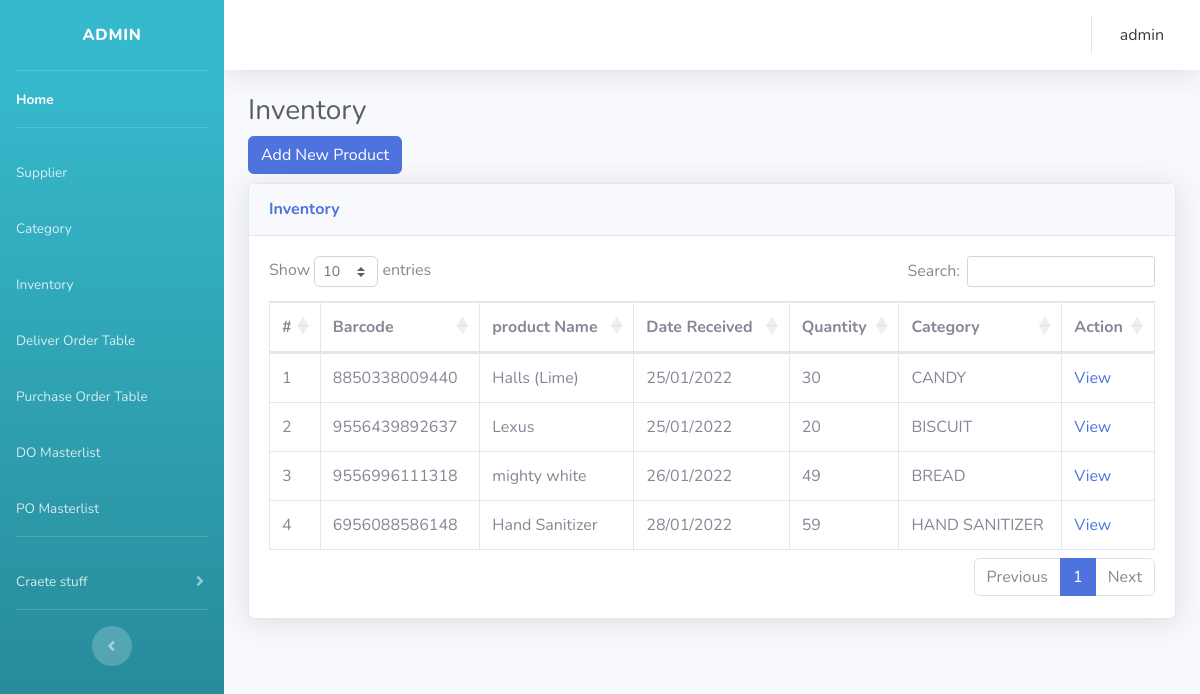
Screenshot of /tools/inventory.php (signed in) with the database file from the repository.
### tables this page shows
CREATE TABLE `inventory` (
  `ID` int(50) NOT NULL,
  `name` varchar(50) NOT NULL,
  `barcode` varchar(36) NOT NULL,
  `category` varchar(50) NOT NULL,
  `date` date NOT NULL,
  `quantity` varchar(50) NOT NULL,
  `supplier` varchar(50) NOT NULL,
  `rack` varchar(50) NOT NULL
);

### tools/inventory.php (the view, shortened to what this page needs)
<?php
  include 'bar.php';
 ?>
<!DOCTYPE html>
<html>
<link rel="stylesheet" href="https://cdn.datatables.net/1.10.20/css/dataTables.bootstrap4.min.css">
<head>
</head>
<body>
	 <div class="container-fluid">
          <h1 class="h3 mb-2 text-gray-800">Inventory</h1>
<div style="padding-bottom: 1%">
<button type="button" class="btn btn-primary" data-toggle="modal" data-target="#exampleModal">
  Add New Product
</button>
</div>
 <div class="card shadow mb-4">
            <div class="card-header py-3">
              <h6 class="m-0 font-weight-bold text-primary">Inventory</h6>
            </div>
            <div class="card-body">
              <div class="table-responsive">
  <table class="table table-bordered" id="do_table" >
  <thead>
    <tr>
      <th scope="col">#</th>
      <th scope="col">Barcode</th>
      <th scope="col">product Name</th>
      <th scope="col">Date Received</th>
      <th scope="col">Quantity</th>
      <th scope="col">Category</th>
      <th scope="col">Action</th>
    </tr>
  </thead>
  <tbody>
  <?php
    include '../engine/connect.php';
    $i = 1;
    $sql    = "SELECT * FROM inventory";
    $result = $conn -> query($sql);
      while ($row = $result -> fetch_assoc()) {
        $name     = $row['name'];
        $barcode  = $row['barcode'];
        $category = $row['category'];
        $date     = date("d/m/Y",strtotime($row["date"]));
        $quantity = $row['quantity'];
        echo"
        <tr>
        <td>  ".$i++."</td>
        <td>  ".$barcode."</td>
        <td>  ".$name."</td>
        <td>  ".$date."</td>
        <td>  ".$quantity."</td>
        <td>  ".$category."</td>
        <td>"."<a  href='product_view.php? ID=".$row["ID"] ."'<span class='material-icons-outlined'></span> View</a>"."</td>";
      }
      echo "</table>"
?>
</div>
</div>
</div>
</body>
</html>

### rows the page displays
inventory: barcode "8850338009440", name "Halls (Lime)", date "25/01/2022", quantity "30", category "CANDY"
inventory: barcode "9556439892637", name "Lexus", date "25/01/2022", quantity "20", category "BISCUIT"
inventory: barcode "9556996111318", name "mighty white", date "26/01/2022", quantity "49", category "BREAD"
inventory: barcode "6956088586148", name "Hand Sanitizer", date "28/01/2022", quantity "59", category "HAND SANITIZER"

### other values shown
$_SESSION["username"] "admin"
